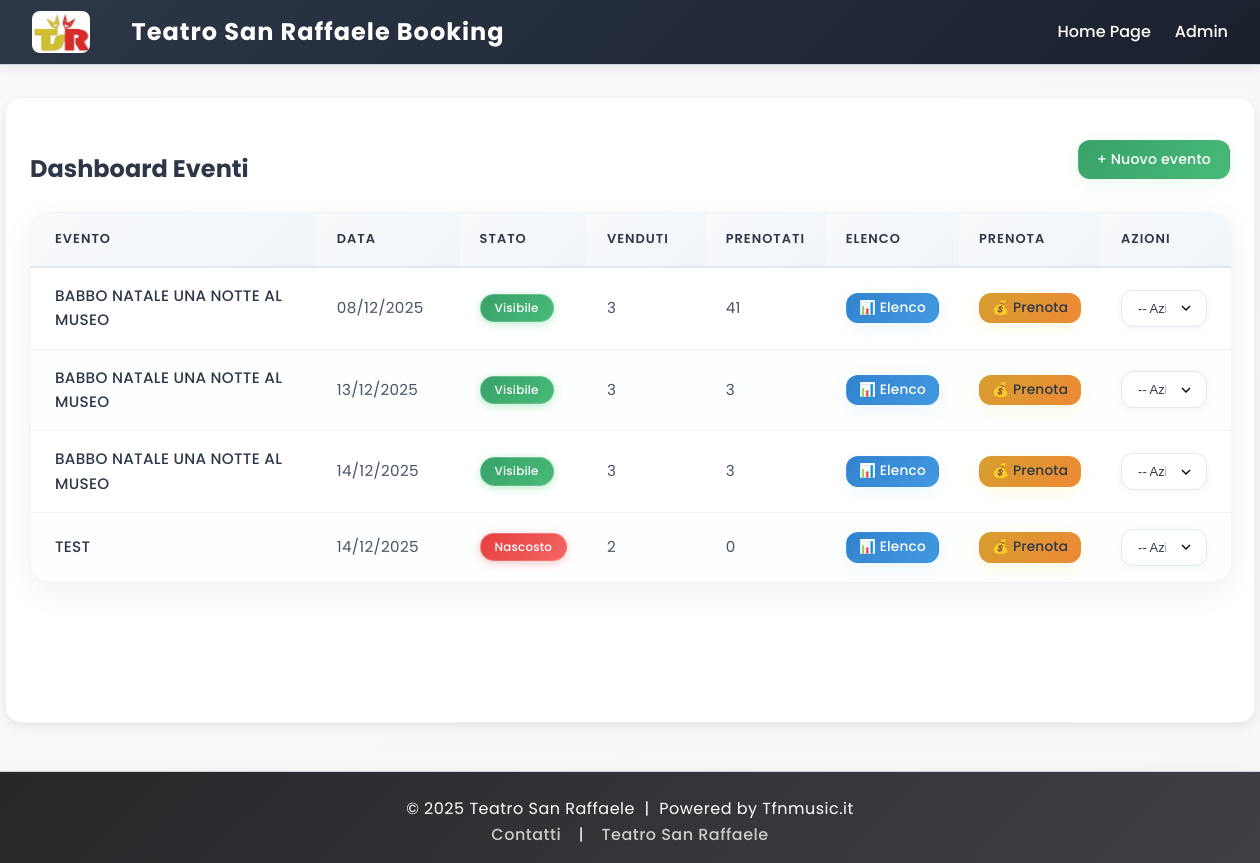
/dashboard (signed in), run on the app's committed database.
### tables this page shows
CREATE TABLE events (
    id INTEGER PRIMARY KEY AUTOINCREMENT,
    title TEXT NOT NULL,
    date TEXT NOT NULL,
    time TEXT NOT NULL,
    price REAL NOT NULL,
    poster_url TEXT,
    visible INTEGER DEFAULT 1
);

### app.py (the view)
@app.route('/dashboard')
@login_required
def dashboard():
    try:
        events = get_all_events_admin()
        event_list = []
        for event in events:
            try:
                stats = get_event_stats(event['id'])
                event_list.append({
                    'id': event['id'],
                    'title': event['title'],
                    'date': event['date'],
                    'time': event['time'],
                    'price': event['price'],
                    'sold': stats['sold'],
                    'validated': stats['validated'],
                    'pending': stats['pending'],
                    'visible': event['visible'],
                })
            except Exception as e:
                logger.error(f"Errore calcolo statistiche evento {event['id']}: {e}")
                event_list.append({
                    'id': event['id'],
                    'title': event['title'],
                    'date': event['date'],
                    'time': event['time'],
                    'price': event['price'],
                    'sold': 0,
                    'validated': 0,
                    'pending': 0,
                    'visible': event['visible'],
                })
        logger.info(f"Dashboard caricata con {len(event_list)} eventi")
        return render_template('dashboard.html', events=event_list)
    except Exception as e:
        logger.error(f"Errore caricamento dashboard: {e}")
        flash('Errore nel caricamento della dashboard', 'error')
        return render_template('dashboard.html', events=[])

### app.py (called while the page is built)
@app.context_processor
def inject_now():
    return {'now': datetime.now}

### auth.py (called while the page is built)
def login_required(f):
    @wraps(f)
    def decorated_function(*args, **kwargs):
        if session.get('logged_in') != True:
            return redirect(url_for('admin'))
        return f(*args, **kwargs)
    return decorated_function

### database.py (called while the page is built)
def get_db():
    conn = sqlite3.connect(DB_PATH)
    conn.row_factory = sqlite3.Row
    return conn

def get_all_events_admin():
    conn = get_db()
    events = conn.execute('SELECT * FROM events').fetchall()
    conn.close()
    return events

def get_event_stats(event_id):
    conn = get_db()
    pending = conn.execute(
        'SELECT SUM(LENGTH(seats) - LENGTH(REPLACE(seats, ",", "")) + 1) AS pending_count '
        'FROM bookings WHERE event_id=? AND status=1', (event_id,)
    ).fetchone()['pending_count'] or 0
    sold = conn.execute(
        'SELECT SUM(LENGTH(seats) - LENGTH(REPLACE(seats, ",", "")) + 1) AS sold_count '
        'FROM bookings WHERE event_id=? AND status IN(2,4)', (event_id,)
    ).fetchone()['sold_count'] or 0
    validated = conn.execute(
        'SELECT SUM(LENGTH(seats) - LENGTH(REPLACE(seats, ",", "")) + 1) AS validated_count '
        'FROM bookings WHERE event_id=? AND status=3', (event_id,)
    ).fetchone()['validated_count'] or 0
    conn.close()
    return {'pending': pending, 'sold': sold, 'validated': validated}

### templates/dashboard.html (shortened to what this page needs)
{% extends 'base.html' %}
{% block content %}
<div class="d-flex justify-between align-center mb-4">
  <h2 class="mb-0">Dashboard Eventi</h2>
  <a href="{{ url_for('add_event') }}" class="btn btn-success">+ Nuovo evento</a>
</div>
<div class="table-wrapper">
  <table class="table">
    <thead>
      <tr>
        <th>Evento</th>
        <th>Data</th>
        <th>Stato</th>
        <th>Venduti</th>
        <th>Prenotati</th>
        <th>Elenco</th>
        <th>Prenota</th>
        <th>Azioni</th>
      </tr>
    </thead>
    <tbody>
      {% for e in events |sort(attribute='id') %}
      <tr>
        <td>{{ e.title }}</td>
        <td>{{ e.date }}</td>
        <td>
          {% if e.visible == 1 %}
          <span class="badge badge-visible">Visibile</span>
          {% else %}
          <span class="badge badge-hidden">Nascosto</span>
          {% endif %}
        </td>
        <td>{{ e.sold }}</td>
        <td>{{ e.validated }}</td>
        <td>
          <a href="{{ url_for('event_transactions', event_id=e.id) }}" class="btn btn-info btn-sm">📊 Elenco</a>
        </td>
        <td>
          <a href="{{ url_for('admin_book_seats', event_id=e.id) }}" class="btn btn-warning btn-sm">💰 Prenota</a>
        </td>
        <td>
          <div class="dashboard-actions-dropdown">
            <select class="action-select-dashboard" data-event-id="{{ e.id }}" data-visible="{{ e.visible }}">
              <option value="">-- Azioni --</option>
            </select>
          </div>
        </td>
      </tr>
      {% else %}
      <tr>
        <td colspan="8" style="text-align:center; color:#888;">Nessun evento presente.</td>
      </tr>
      {% endfor %}
    </tbody>
  </table>
</div>
{% endblock %}

### data on the page
events: title "BABBO NATALE UNA NOTTE AL MUSEO", date "08/12/2025", shows "Visibile", sold "3", validated "41"
events: title "BABBO NATALE UNA NOTTE AL MUSEO", date "13/12/2025", shows "Visibile", sold "3", validated "3"
events: title "BABBO NATALE UNA NOTTE AL MUSEO", date "14/12/2025", shows "Visibile", sold "3", validated "3"
events: title "TEST", date "14/12/2025", shows "Nascosto", sold "2", validated "0"
